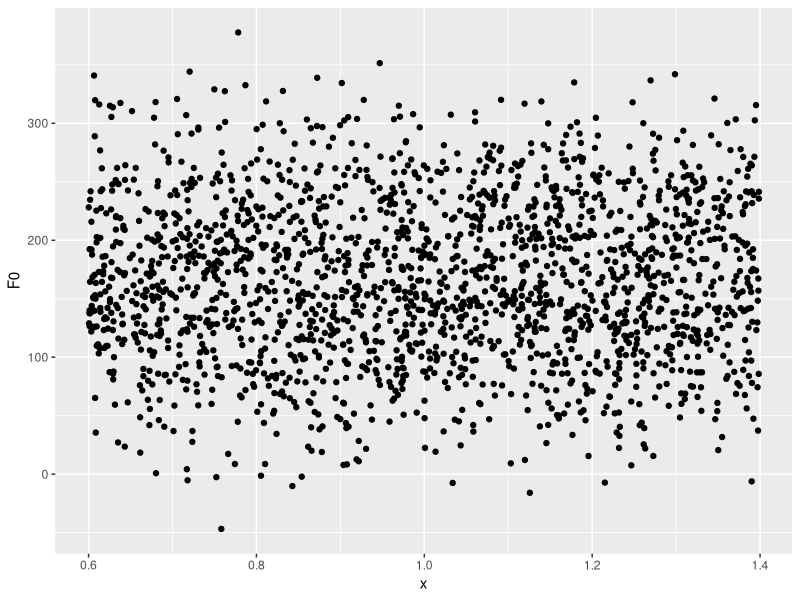
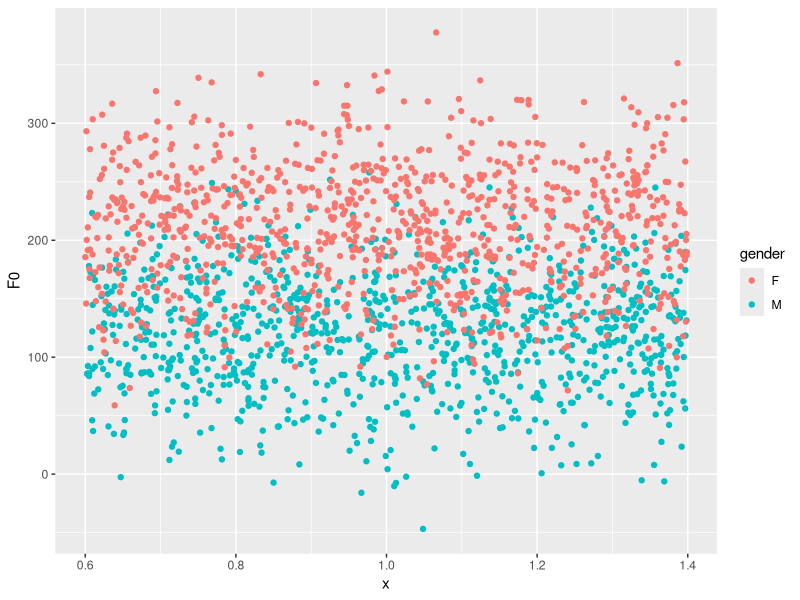
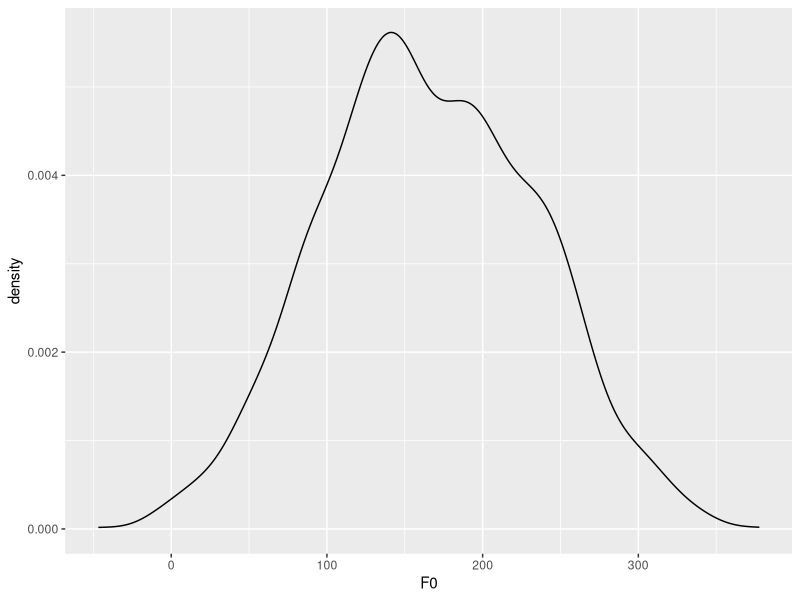
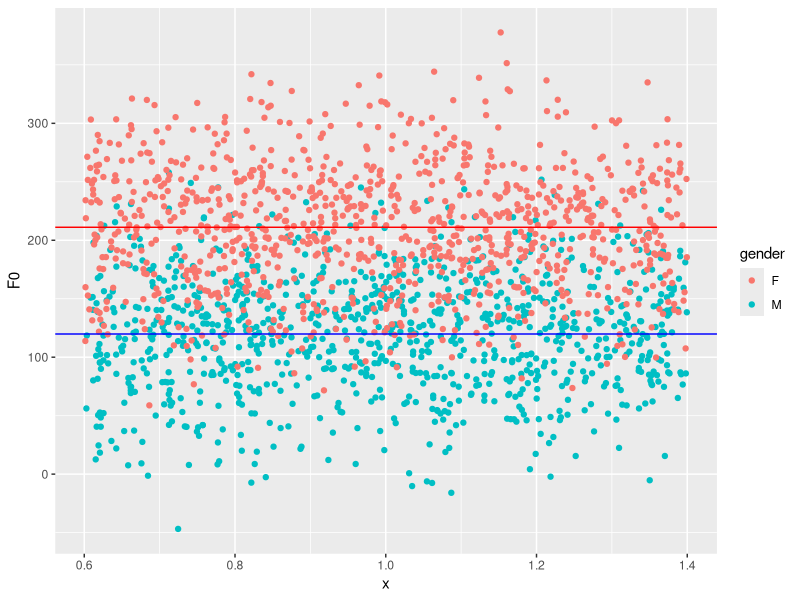
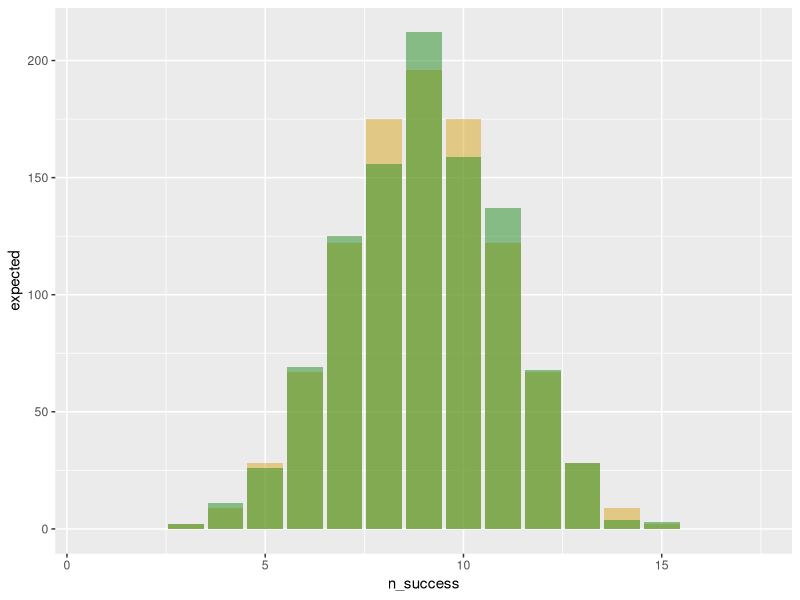

The R source for these figures, in order:
## ---- chunk 1

library(tidyverse)
data <- read_csv("data/F0.csv")
## ---- chunk 2

data |> 
    ggplot(aes(x = 1, y = F0)) +
    geom_jitter()

## ---- chunk 3

data |> 
    ggplot(aes(x = 1, y = F0, color = gender)) +
    geom_jitter()
    

## ---- chunk 4

data |> 
    ggplot(aes(x = F0)) +
    geom_density()

## ---- chunk 5

data |> 
    ggplot(aes(x = 1, y = F0, color = gender)) +
    geom_jitter() +
    geom_hline(color = "blue", yintercept = data |> filter(gender == "M") |> pull(F0) |> mean()) +
    geom_hline(color = "red", yintercept = data |> filter(gender == "F") |> pull(F0) |> mean())
## ---- chunk 6
vector_m <- data |> filter(gender == "M") |> pull(F0)
vector_f <- data |> filter(gender == "F") |> pull(F0)


t.test(vector_m, vector_f)

## ---- chunk 7

data <- read_csv("data/perception.csv")

glimpse(data)

data |> 
    ggplot() +
    geom_col(aes(x = n_success, y = expected), fill = "goldenrod", alpha = 0.5) +
    geom_col(aes(x = n_success, y = observed), fill = "forestgreen", alpha = 0.5)

## ---- chunk 8

chisq.test(data$expected, data$observed)

